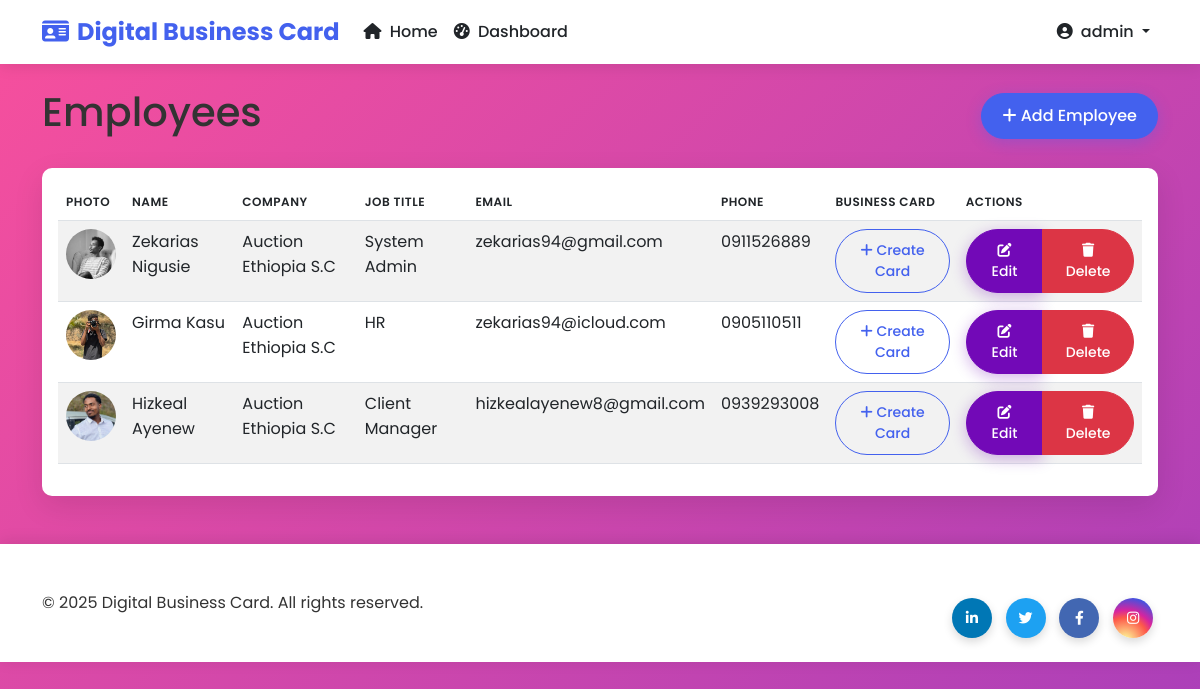
The app's page /dashboard/employees/ (signed in), older data.
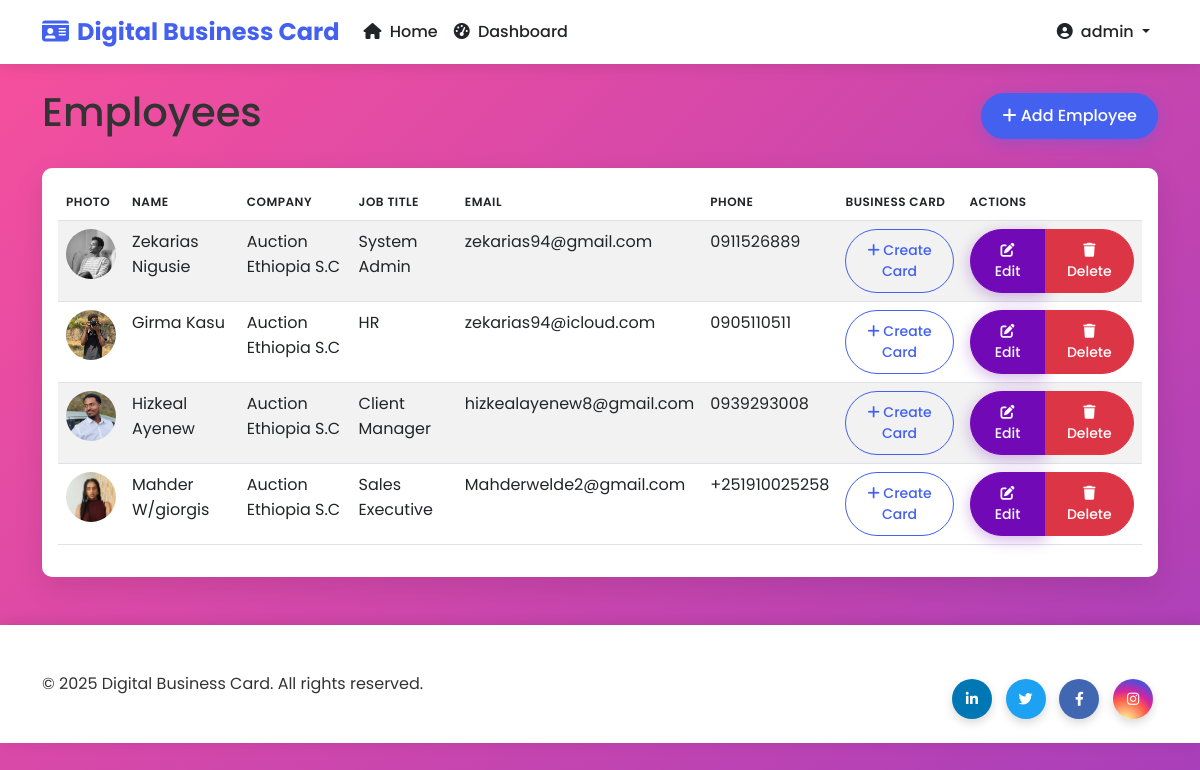
The same page, newer data.
### cards/models.py (models this page shows, shortened)
class Employee(models.Model):
    company = models.ForeignKey(Company, on_delete=models.CASCADE, related_name='employees')
    name = models.CharField(max_length=100)
    job_title = models.CharField(max_length=100)
    phone = models.CharField(max_length=20)
    email = models.EmailField()
    profile_picture = models.ImageField(upload_to='employee_pics/', blank=True)
    linkedin = models.URLField(blank=True)
    twitter = models.URLField(blank=True)
    facebook = models.URLField(blank=True)
    instagram = models.URLField(blank=True)
    created_at = models.DateTimeField(auto_now_add=True)

class Company(models.Model):
    name = models.CharField(max_length=100)
    logo = models.ImageField(upload_to='company_logos/', blank=True)
    address = models.CharField(max_length=200, blank=True)
    phone = models.CharField(max_length=20, blank=True)
    email = models.EmailField(blank=True)
    website = models.URLField(blank=True)
    created_at = models.DateTimeField(auto_now_add=True)
    class Meta:
        verbose_name_plural = "Companies"

### cards/views.py (the view)
# urls.py: path('dashboard/employees/', views.employee_list, name='employee_list'),
@login_required
def employee_list(request):
    employees = Employee.objects.all()
    context = {
        'employees': employees
    }
    return render(request, 'cards/employee_list.html', context)

### cards/templates/cards/employee_list.html (shortened to what this page needs)
{% extends 'cards/base.html' %}
{% block content %}
<div class="d-flex justify-content-between align-items-center mb-4">
    <h1>Employees</h1>
    <a href="{% url 'employee_create' %}" class="btn btn-primary">
        <i class="fas fa-plus"></i> Add Employee
    </a>
</div>
<div class="card">
    <div class="card-body">
        <div class="table-responsive">
            <table class="table table-striped">
                <thead>
                    <tr>
                        <th>Photo</th>
                        <th>Name</th>
                        <th>Company</th>
                        <th>Job Title</th>
                        <th>Email</th>
                        <th>Phone</th>
                        <th>Business Card</th>
                        <th>Actions</th>
                    </tr>
                </thead>
                <tbody>
                    {% for employee in employees %}
                    <tr>
                        <td>
                            {% if employee.profile_picture %}
                                <img src="{{ employee.profile_picture.url }}" alt="{{ employee.name }}" style="width: 50px; height: 50px; object-fit: cover; border-radius: 50%;">
                            {% else %}
                                <div class="bg-secondary text-white d-flex align-items-center justify-content-center" style="width: 50px; height: 50px; border-radius: 50%;">
                                    {{ employee.name|first }}
                                </div>
                            {% endif %}
                        </td>
                        <td>{{ employee.name }}</td>
                        <td>{{ employee.company.name }}</td>
                        <td>{{ employee.job_title }}</td>
                        <td>{{ employee.email }}</td>
                        <td>{{ employee.phone }}</td>
                        <td>
                            {% if employee.businesscard_set.exists %}
                                {% with card=employee.businesscard_set.first %}
                                <a href="{% url 'card_detail' card.uuid %}" class="btn btn-sm btn-info">
                                    <i class="fas fa-id-card"></i> View Card
                                </a>
                                {% endwith %}
                            {% else %}
                                <a href="{% url 'card_create' %}" class="btn btn-sm btn-outline-primary">
                                    <i class="fas fa-plus"></i> Create Card
                                </a>
                            {% endif %}
                        </td>
                        <td>
                            <div class="btn-group">
                                <a href="{% url 'employee_edit' employee.id %}" class="btn btn-sm btn-secondary">
                                    <i class="fas fa-edit"></i> Edit
                                </a>
                                <a href="{% url 'employee_delete' employee.id %}" class="btn btn-sm btn-danger">
                                    <i class="fas fa-trash"></i> Delete
                                </a>
                            </div>
                        </td>
                    </tr>
                    {% empty %}
                    <tr>
                        <td colspan="8" class="text-center">No employees available</td>
                    </tr>
                    {% endfor %}
                </tbody>
            </table>
        </div>
    </div>
</div>
{% endblock %}

### cards/templates/cards/base.html (shortened to what this page needs)
<!DOCTYPE html>
<html lang="en">
<head>
    <link href="https://cdn.jsdelivr.net/npm/bootstrap@5.3.0-alpha1/dist/css/bootstrap.min.css" rel="stylesheet">
    <link rel="stylesheet" href="https://cdnjs.cloudflare.com/ajax/libs/font-awesome/6.1.1/css/all.min.css">
    <link href="https://unpkg.com/aos@2.3.1/dist/aos.css" rel="stylesheet">
    {% load static %}
    <link rel="stylesheet" href="{% static 'cards/css/style.css' %}">
</head>
<body>
    <nav class="navbar navbar-expand-lg navbar-light mb-4 sticky-top">
        <div class="container">
            <a class="navbar-brand" href="{% url 'home' %}">
                <i class="fas fa-id-card me-2"></i>Digital Business Card
            </a>
            <div class="collapse navbar-collapse" id="navbarNav">
                <ul class="navbar-nav me-auto">
                    <li class="nav-item">
                        <a class="nav-link" href="{% url 'home' %}"><i class="fas fa-home me-1"></i> Home</a>
                    </li>
                    {% if user.is_authenticated %}
                    <li class="nav-item">
                        <a class="nav-link" href="{% url 'dashboard' %}"><i class="fas fa-tachometer-alt me-1"></i> Dashboard</a>
                    </li>
                    {% endif %}
                </ul>
                <ul class="navbar-nav">
                    {% if user.is_authenticated %}
                    <li class="nav-item dropdown">
                        <a class="nav-link dropdown-toggle" href="#" id="navbarDropdown" role="button" data-bs-toggle="dropdown">
                            <i class="fas fa-user-circle me-1"></i> {{ user.username }}
                        </a>
                    </li>
                    {% else %}
                    <li class="nav-item">
                        <a class="nav-link btn btn-sm btn-primary text-white px-3" href="{% url 'login' %}"><i class="fas fa-sign-in-alt me-1"></i> Login</a>
                    </li>
                    {% endif %}
                </ul>
            </div>
        </div>
    </nav>
    <div class="container">
        {% block content %}{% endblock %}
    </div>
    <footer class="mt-5 py-4">
        <div class="container">
            <div class="row align-items-center">
                <div class="col-md-6 text-center text-md-start">
                    <p class="mb-0">&copy; {% now "Y" %} Digital Business Card. All rights reserved.</p>
                </div>
                <div class="col-md-6 text-center text-md-end">
                    <div class="social-links small">
                        <a href="#" class="linkedin"><i class="fab fa-linkedin-in"></i></a>
                        <a href="#" class="twitter"><i class="fab fa-twitter"></i></a>
                        <a href="#" class="facebook"><i class="fab fa-facebook-f"></i></a>
                        <a href="#" class="instagram"><i class="fab fa-instagram"></i></a>
                    </div>
                </div>
            </div>
        </div>
    </footer>
</body>
</html>

### cards/static/cards/css/style.css (style rules this page uses)
:root { --primary-color: #4361ee; --primary-hover: #3a56d4; --secondary-color: #7209b7; --accent-color: #f72585; --light-color: #f8f9fa; --dark-color: #212529; --border-radius: 10px; --box-shadow: 0 10px 30px rgba(0, 0, 0, 0.1); --primary-rgb: 67, 97, 238; --success-rgb: 40, 167, 69; --info-rgb: 23, 162, 184; --warning-rgb: 255, 193, 7; --white: #ffffff; --btn-border-radius: 50px; --box-shadow-sm: 0 4px 15px rgba(0, 0, 0, 0.08); }
body { font-family: 'Poppins', sans-serif; background-color: #f9fafb; color: #333; line-height: 1.6; }
.navbar { box-shadow: 0 2px 15px rgba(0, 0, 0, 0.1); background-color: white !important; }
.navbar-brand { font-weight: 700; font-size: 1.5rem; color: var(--primary-color) !important; }
.nav-link { font-weight: 500; color: var(--dark-color) !important; transition: all 0.3s ease; }
.btn { border-radius: 50px; padding: 10px 20px; font-weight: 500; transition: all 0.3s ease; }
.btn-primary { background-color: var(--primary-color); border-color: var(--primary-color); box-shadow: 0 4px 15px rgba(67, 97, 238, 0.3); }
.btn-secondary { background-color: var(--secondary-color); border-color: var(--secondary-color); box-shadow: 0 4px 15px rgba(114, 9, 183, 0.3); }
.btn-outline-primary { color: var(--primary-color); border-color: var(--primary-color); }
.card { border-radius: var(--border-radius); border: none; box-shadow: var(--box-shadow); transition: transform 0.3s, box-shadow 0.3s; overflow: hidden; }
.social-links { margin-top: 30px; }
.social-links a { display: inline-block; width: 40px; height: 40px; line-height: 40px; text-align: center; border-radius: 50%; margin: 0 5px; color: white; transition: all 0.3s; box-shadow: 0 4px 10px rgba(0, 0, 0, 0.15); }
.linkedin { background-color: #0077B5; }
.twitter { background-color: #1DA1F2; }
.facebook { background-color: #4267B2; }
.instagram { background: radial-gradient(circle at 30% 107%, #fdf497 0%, #fdf497 5%, #fd5949 45%, #d6249f 60%, #285AEB 90%); }
.table th { font-weight: 600; text-transform: uppercase; font-size: 0.75rem; letter-spacing: 0.5px; }
.btn-group .btn:first-child { border-top-left-radius: var(--btn-border-radius); border-bottom-left-radius: var(--btn-border-radius); }
.btn-group .btn:last-child { border-top-right-radius: var(--btn-border-radius); border-bottom-right-radius: var(--btn-border-radius); }
footer { background-color: white; box-shadow: 0 -2px 15px rgba(0, 0, 0, 0.1); padding: 20px 0; }
.fade-in { animation: fadeIn 0.5s ease-in; }

Row changes from the older to the newer data that the page shows:
added Employee: profile_picture (picture), name "Mahder W/giorgis", company.name "Auction Ethiopia S.C", job_title "Sales Executive", email "Mahderwelde2@gmail.com", phone "+251910025258"
